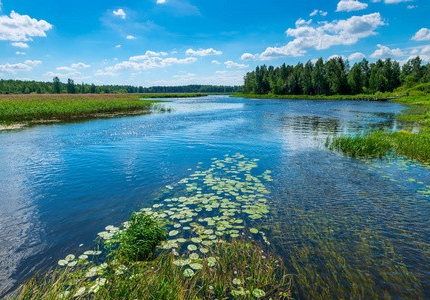
#> input picture 176-李岩杰/05_Canny算法和透视变换/canny.png, 430 x 300 px
$ python 'bd_Canny算法.py'
#> lines starting #> are read from the running program, lines starting #| are printed output that depends on the picture
import cv2

SrcImg = cv2.imread('canny.png')
#> SrcImg is the input picture: shape (300, 430, 3); mean B, G, R 139.1, 127.8, 74.7
cv2.imshow('SrcImg', SrcImg)
img = cv2.cvtColor(SrcImg, cv2.COLOR_BGR2GRAY)
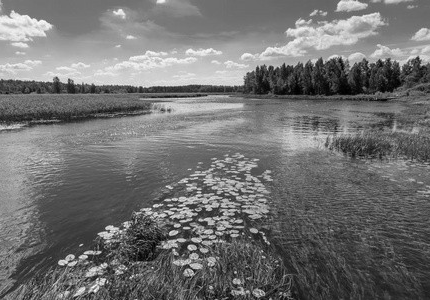
#> img: shape (300, 430); min 0, max 251, mean 113.2
cv2.imshow('gray_img', img)
cv2.imshow('canny', cv2.Canny(img, 100, 445))
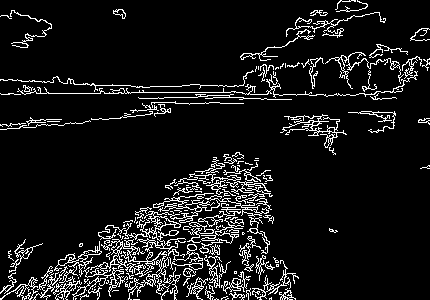
#> window 'canny': shape (300, 430); 9% white in thin lines or dots
cv2.waitKey(0)
